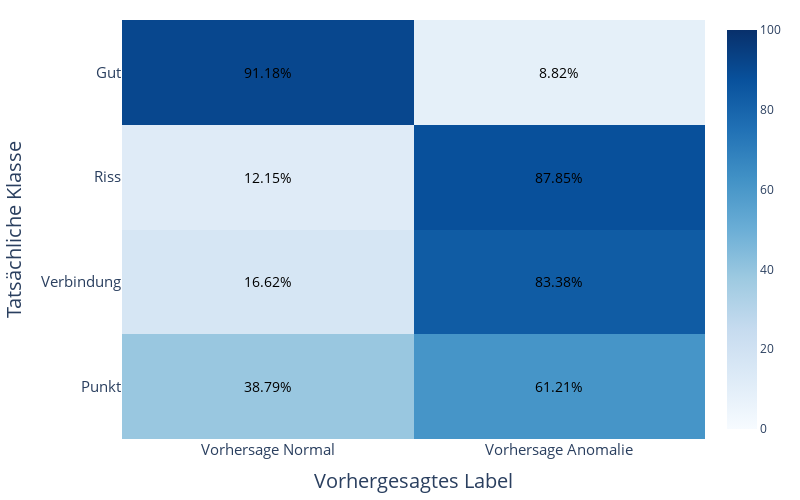

This figure's notebook cell:
### Code cell
import plotly.graph_objects as go

# Data and totals
totals = [340, 288, 391, 116]
raw = [[310, 30], [35, 253], [65, 326], [45, 71]]

# Convert to percentages
z_percent = [
    [round((val / totals[i]) * 100, 2) for val in row] for i, row in enumerate(raw)
]

# Labels
classes = ["Gut", "Riss", "Verbindung", "Punkt"]
predicted = ["Vorhersage Normal", "Vorhersage Anomalie"]

# Annotation text
text = [[f"{v}%" for v in row] for row in z_percent]

# Plot
fig = go.Figure(
    data=go.Heatmap(
        z=z_percent,
        x=predicted,
        y=classes,
        hoverinfo="z",
        colorscale="Blues",
        showscale=True,
        zmin=0,
        zmax=100,
    )
)

# Annotations
for i in range(len(z_percent)):
    for j in range(len(z_percent[0])):
        fig.add_annotation(
            dict(
                text=text[i][j],
                x=predicted[j],
                y=classes[i],
                font=dict(color="black", size=14),
                showarrow=False,
            )
        )

fig.update_layout(
    # title=dict(text="Klassenweise Confusion-Matrix", font=dict(size=30)),
    xaxis_title="Vorhergesagtes Label",
    yaxis_title="Tatsächliche Klasse",
    yaxis_autorange="reversed",
    margin=dict(l=20, r=20, t=20, b=20),
    yaxis=dict(tickfont=dict(size=15), title_font=dict(size=20)),
    xaxis=dict(tickfont=dict(size=15), title_font=dict(size=20)),
    width=800,
    height=500,
)

fig.show()
fig.write_image("../images/conf-matrix.pdf")
fig.write_image("../images/conf-matrix.png")

### Figure 1 — Plotly figure (JSON) as saved in the notebook; plotly's stock layout.template omitted (floating-point values rounded to 4 significant figures)
{"data": [{"colorscale": [[0, "rgb(247,251,255)"], [0.125, "rgb(222,235,247)"], [0.25, "rgb(198,219,239)"], [0.375, "rgb(158,202,225)"], [0.5, "rgb(107,174,214)"], [0.625, "rgb(66,146,198)"], [0.75, "rgb(33,113,181)"], [0.875, "rgb(8,81,156)"], [1, "rgb(8,48,107)"]], "hoverinfo": "z", "showscale": true, "type": "heatmap", "x": ["Vorhersage Normal", "Vorhersage Anomalie"], "y": ["Gut", "Riss", "Verbindung", "Punkt"], "z": [[91.18, 8.82], [12.15, 87.85], [16.62, 83.38], [38.79, 61.21]], "zmax": 100, "zmin": 0}], "layout": {"annotations": [{"font": {"color": "black", "size": 14}, "showarrow": false, "text": "91.18%", "x": "Vorhersage Normal", "y": "Gut"}, {"font": {"color": "black", "size": 14}, "showarrow": false, "text": "8.82%", "x": "Vorhersage Anomalie", "y": "Gut"}, {"font": {"color": "black", "size": 14}, "showarrow": false, "text": "12.15%", "x": "Vorhersage Normal", "y": "Riss"}, {"font": {"color": "black", "size": 14}, "showarrow": false, "text": "87.85%", "x": "Vorhersage Anomalie", "y": "Riss"}, {"font": {"color": "black", "size": 14}, "showarrow": false, "text": "16.62%", "x": "Vorhersage Normal", "y": "Verbindung"}, {"font": {"color": "black", "size": 14}, "showarrow": false, "text": "83.38%", "x": "Vorhersage Anomalie", "y": "Verbindung"}, {"font": {"color": "black", "size": 14}, "showarrow": false, "text": "38.79%", "x": "Vorhersage Normal", "y": "Punkt"}, {"font": {"color": "black", "size": 14}, "showarrow": false, "text": "61.21%", "x": "Vorhersage Anomalie", "y": "Punkt"}], "height": 500, "margin": {"b": 20, "l": 20, "r": 20, "t": 20}, "width": 800, "xaxis": {"tickfont": {"size": 15}, "title": {"font": {"size": 20}, "text": "Vorhergesagtes Label"}}, "yaxis": {"autorange": "reversed", "tickfont": {"size": 15}, "title": {"font": {"size": 20}, "text": "Tatsächliche Klasse"}}}}
